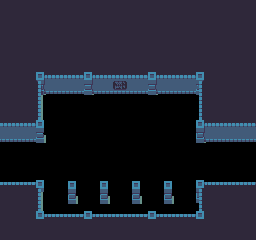

Rendered tile map (Tiled .tmx) drawn with the repository's tilesets; below, a short description and the full map source, tile grids included:
An orthogonal 16x15 tile map with 16x16 px tiles, 1 tile layer (Tiles) and 18 objects (5x pebbles, 2x Statue, 2x light, Blue, Green, ...).

<map version="1.0" orientation="orthogonal" width="16" height="15" tilewidth="16" tileheight="16">
 <tileset firstgid="1" name="tiles" tilewidth="16" tileheight="16">
  <image source="../../tilesets/tiles.png" width="96" height="144" />
 </tileset>
 <layer name="Tiles" width="16" height="15">
  <data>
   <tile gid="8" />
   <tile gid="8" />
   <tile gid="8" />
   <tile gid="8" />
   <tile gid="8" />
   <tile gid="8" />
   <tile gid="8" />
   <tile gid="8" />
   <tile gid="8" />
   <tile gid="8" />
   <tile gid="8" />
   <tile gid="8" />
   <tile gid="8" />
   <tile gid="8" />
   <tile gid="8" />
   <tile gid="8" />
   <tile gid="8" />
   <tile gid="8" />
   <tile gid="8" />
   <tile gid="8" />
   <tile gid="8" />
   <tile gid="8" />
   <tile gid="8" />
   <tile gid="8" />
   <tile gid="8" />
   <tile gid="8" />
   <tile gid="8" />
   <tile gid="8" />
   <tile gid="8" />
   <tile gid="8" />
   <tile gid="8" />
   <tile gid="8" />
   <tile gid="8" />
   <tile gid="8" />
   <tile gid="8" />
   <tile gid="8" />
   <tile gid="8" />
   <tile gid="8" />
   <tile gid="8" />
   <tile gid="8" />
   <tile gid="8" />
   <tile gid="8" />
   <tile gid="8" />
   <tile gid="8" />
   <tile gid="8" />
   <tile gid="8" />
   <tile gid="8" />
   <tile gid="8" />
   <tile gid="8" />
   <tile gid="8" />
   <tile gid="8" />
   <tile gid="8" />
   <tile gid="8" />
   <tile gid="8" />
   <tile gid="8" />
   <tile gid="8" />
   <tile gid="8" />
   <tile gid="8" />
   <tile gid="8" />
   <tile gid="8" />
   <tile gid="8" />
   <tile gid="8" />
   <tile gid="8" />
   <tile gid="8" />
   <tile gid="8" />
   <tile gid="8" />
   <tile gid="4" />
   <tile gid="5" />
   <tile gid="5" />
   <tile gid="35" />
   <tile gid="5" />
   <tile gid="5" />
   <tile gid="5" />
   <tile gid="35" />
   <tile gid="5" />
   <tile gid="5" />
   <tile gid="6" />
   <tile gid="8" />
   <tile gid="8" />
   <tile gid="8" />
   <tile gid="8" />
   <tile gid="8" />
   <tile gid="10" />
   <tile gid="11" />
   <tile gid="11" />
   <tile gid="41" />
   <tile gid="11" />
   <tile gid="50" />
   <tile gid="11" />
   <tile gid="41" />
   <tile gid="11" />
   <tile gid="11" />
   <tile gid="12" />
   <tile gid="8" />
   <tile gid="8" />
   <tile gid="8" />
   <tile gid="8" />
   <tile gid="8" />
   <tile gid="16" />
   <tile gid="0" />
   <tile gid="0" />
   <tile gid="0" />
   <tile gid="0" />
   <tile gid="0" />
   <tile gid="0" />
   <tile gid="0" />
   <tile gid="0" />
   <tile gid="0" />
   <tile gid="18" />
   <tile gid="8" />
   <tile gid="8" />
   <tile gid="8" />
   <tile gid="5" />
   <tile gid="5" />
   <tile gid="46" />
   <tile gid="0" />
   <tile gid="0" />
   <tile gid="0" />
   <tile gid="0" />
   <tile gid="0" />
   <tile gid="0" />
   <tile gid="0" />
   <tile gid="0" />
   <tile gid="0" />
   <tile gid="45" />
   <tile gid="5" />
   <tile gid="5" />
   <tile gid="5" />
   <tile gid="11" />
   <tile gid="11" />
   <tile gid="52" />
   <tile gid="0" />
   <tile gid="0" />
   <tile gid="0" />
   <tile gid="0" />
   <tile gid="0" />
   <tile gid="0" />
   <tile gid="0" />
   <tile gid="0" />
   <tile gid="0" />
   <tile gid="51" />
   <tile gid="11" />
   <tile gid="11" />
   <tile gid="11" />
   <tile gid="0" />
   <tile gid="0" />
   <tile gid="0" />
   <tile gid="0" />
   <tile gid="0" />
   <tile gid="0" />
   <tile gid="0" />
   <tile gid="0" />
   <tile gid="0" />
   <tile gid="0" />
   <tile gid="0" />
   <tile gid="0" />
   <tile gid="0" />
   <tile gid="0" />
   <tile gid="0" />
   <tile gid="0" />
   <tile gid="0" />
   <tile gid="0" />
   <tile gid="0" />
   <tile gid="0" />
   <tile gid="0" />
   <tile gid="0" />
   <tile gid="0" />
   <tile gid="0" />
   <tile gid="0" />
   <tile gid="0" />
   <tile gid="0" />
   <tile gid="0" />
   <tile gid="0" />
   <tile gid="0" />
   <tile gid="0" />
   <tile gid="0" />
   <tile gid="23" />
   <tile gid="23" />
   <tile gid="34" />
   <tile gid="0" />
   <tile gid="21" />
   <tile gid="0" />
   <tile gid="21" />
   <tile gid="0" />
   <tile gid="21" />
   <tile gid="0" />
   <tile gid="21" />
   <tile gid="0" />
   <tile gid="33" />
   <tile gid="23" />
   <tile gid="23" />
   <tile gid="23" />
   <tile gid="8" />
   <tile gid="8" />
   <tile gid="16" />
   <tile gid="0" />
   <tile gid="27" />
   <tile gid="0" />
   <tile gid="27" />
   <tile gid="0" />
   <tile gid="27" />
   <tile gid="0" />
   <tile gid="27" />
   <tile gid="0" />
   <tile gid="39" />
   <tile gid="8" />
   <tile gid="8" />
   <tile gid="8" />
   <tile gid="8" />
   <tile gid="8" />
   <tile gid="22" />
   <tile gid="23" />
   <tile gid="23" />
   <tile gid="30" />
   <tile gid="23" />
   <tile gid="23" />
   <tile gid="23" />
   <tile gid="30" />
   <tile gid="23" />
   <tile gid="23" />
   <tile gid="24" />
   <tile gid="8" />
   <tile gid="8" />
   <tile gid="8" />
   <tile gid="8" />
   <tile gid="8" />
   <tile gid="8" />
   <tile gid="8" />
   <tile gid="8" />
   <tile gid="8" />
   <tile gid="8" />
   <tile gid="8" />
   <tile gid="8" />
   <tile gid="8" />
   <tile gid="8" />
   <tile gid="8" />
   <tile gid="8" />
   <tile gid="8" />
   <tile gid="8" />
   <tile gid="8" />
  </data>
 </layer>
 <objectgroup name="Objects" width="0" height="0">
  <object name="Blue" x="80" y="192" width="16" height="16" />
  <object name="Green" x="112" y="192" width="16" height="16" />
  <object name="Red" x="144" y="192" width="16" height="16" />
  <object name="Lever 1" x="80" y="176" width="16" height="16" />
  <object name="Lever 2" x="112" y="176" width="16" height="16" />
  <object name="Lever 3" x="144" y="176" width="16" height="16" />
  <object name="l'intrus devra résoudre cette énigme s'il souhaite revoir le ciel" x="112" y="80" width="16" height="16" />
  <object name="Statue" x="48" y="96" width="32" height="32" />
  <object name="Statue" x="160" y="96" width="32" height="32" />
  <object name="pebbles" x="176" y="176" width="16" height="16" />
  <object name="pebbles" x="96" y="112" width="16" height="16" />
  <object name="pebbles" x="48" y="176" width="16" height="16" />
  <object name="pebbles" x="16" y="144" width="16" height="16" />
  <object name="pebbles" x="144" y="128" width="16" height="16" />
  <object name="spikes" x="208" y="144" width="16" height="48" />
  <object name="button" x="224" y="160" width="16" height="16" />
  <object name="light" x="128" y="96" width="16" height="16" />
  <object name="light" x="96" y="96" width="16" height="16" />
 </objectgroup>
</map>
